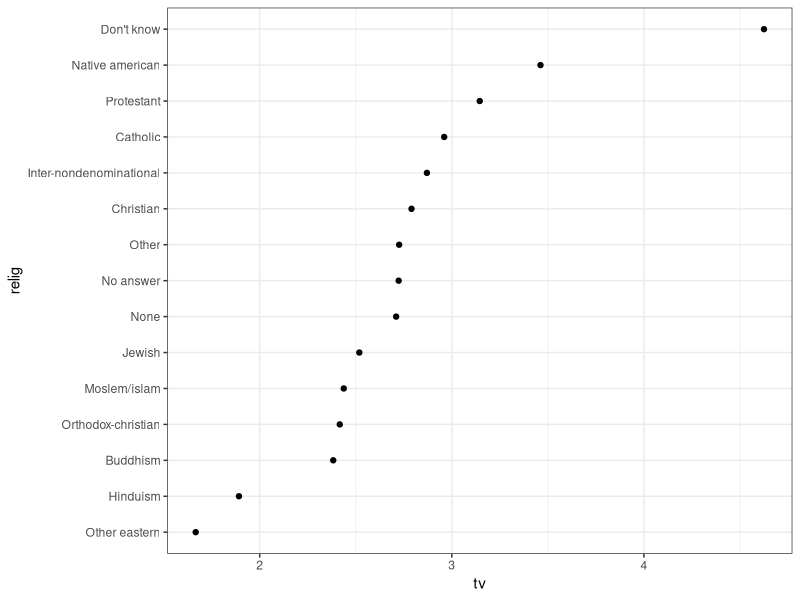

Recreate this plot in R.
## ---- chunk 1
#| label: setup
#| include: false
knitr::opts_chunk$set(
  echo = TRUE,
  message = FALSE,
  warning = FALSE,
  fig.width = 6,
  fig.height = 3.6,
  fig.align = "center",
  dpi = 120,
  error = TRUE,
  fig.path = "_figs/forcats-factors/"
)
library(tidyverse)
## ---- chunk 2
#| label: chunk-1
library(tidyverse)

xf <- factor(c(10, 11, 13, 10))
xf
as.numeric(xf)
parse_number(as.character(xf))
parse_number(levels(xf)[xf])
## ---- chunk 3
#| label: chunk-2
month_levels <- c("Jan", "Feb", "Mar", "Apr", "May", "Jun",
                  "Jul", "Aug", "Sep", "Oct", "Nov", "Dec")
factor(c("Dec", "Apr", "Jan", "Mar"), levels = month_levels)
## ---- chunk 4
#| label: chunk-3
gss_cat
count(gss_cat, partyid)
## ---- chunk 5
#| label: chunk-4
gss_cat |>
  group_by(relig) |>
  summarize(tv = mean(tvhours, na.rm = TRUE), n = n()) |>
  mutate(relig = fct_reorder(relig, tv)) |>
  ggplot(aes(x = tv, y = relig)) +
  geom_point() +
  theme_bw()

gss_cat |>
  mutate(partyid = fct_relevel(partyid, "Independent")) |>
  count(partyid)
## ---- chunk 6
#| label: chunk-5
gss_cat |>
  mutate(partyid = fct_recode(
    partyid,
    "Rep, strong" = "Strong republican",
    "Rep, weak"   = "Not str republican",
    "Dem, weak"   = "Not str democrat",
    "Dem, strong" = "Strong democrat"
  )) |>
  count(partyid)
## ---- chunk 7
#| label: chunk-6
gss_cat |>
  mutate(partyid = fct_collapse(
    partyid,
    other = c("No answer", "Don't know", "Other party"),
    rep   = c("Strong republican", "Not str republican"),
    ind   = c("Ind,near rep", "Independent", "Ind,near dem"),
    dem   = c("Not str democrat", "Strong democrat")
  )) |>
  count(partyid)

gss_cat |>
  mutate(relig = fct_lump(relig, n = 5)) |>
  count(relig)
## ---- chunk 8
#| label: chunk-7
f <- factor(c("A", "B", "A"), levels = c("A", "B", "C"))
fct_drop(f)

g <- factor(c("A", "B"))
fct_expand(g, "C", "D")

h <- factor(c("A", NA, "B"))
fct_explicit_na(h, na_level = "(Missing)")
